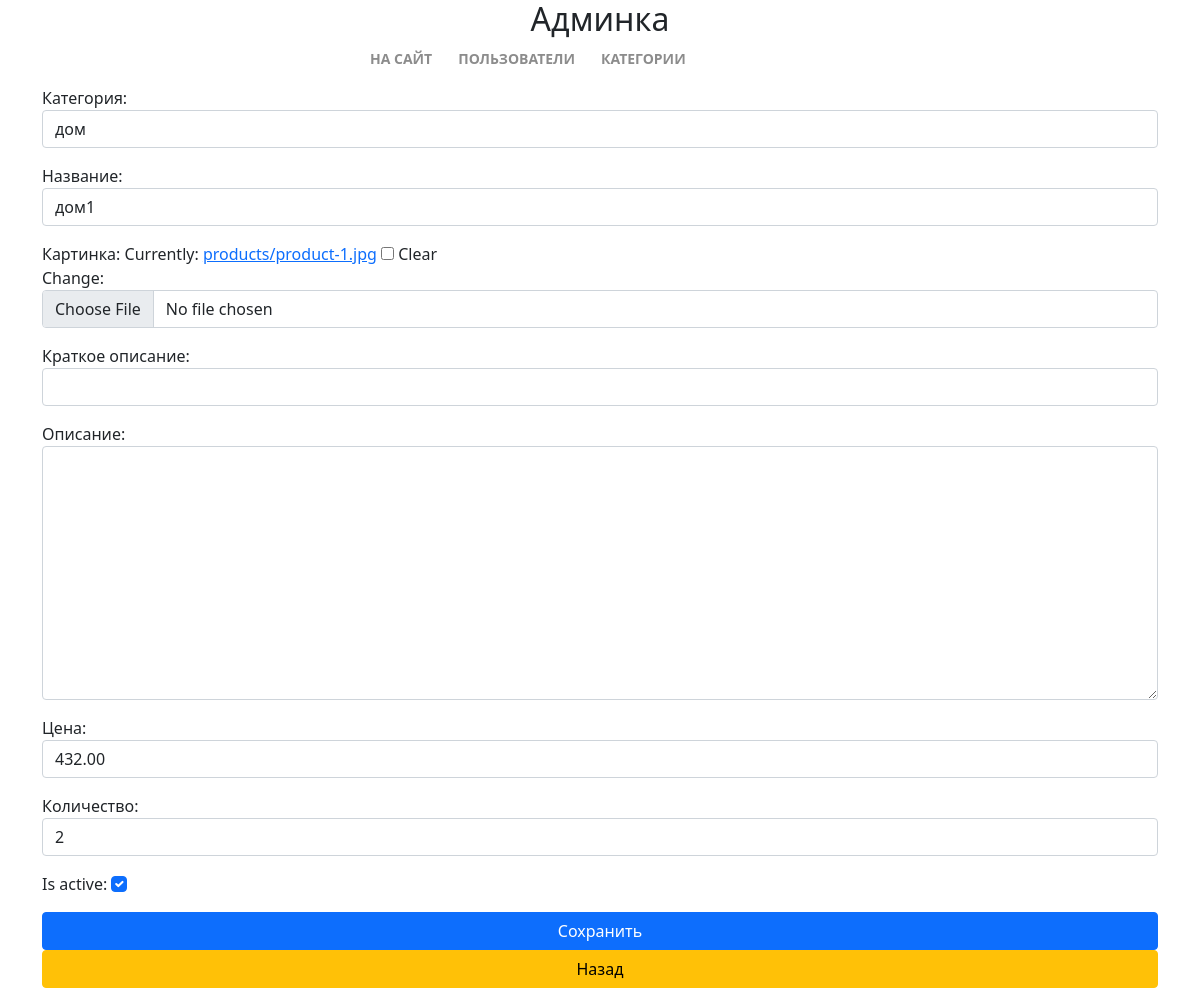
Page /control/products/update/1/ (signed in) on the earlier database version.
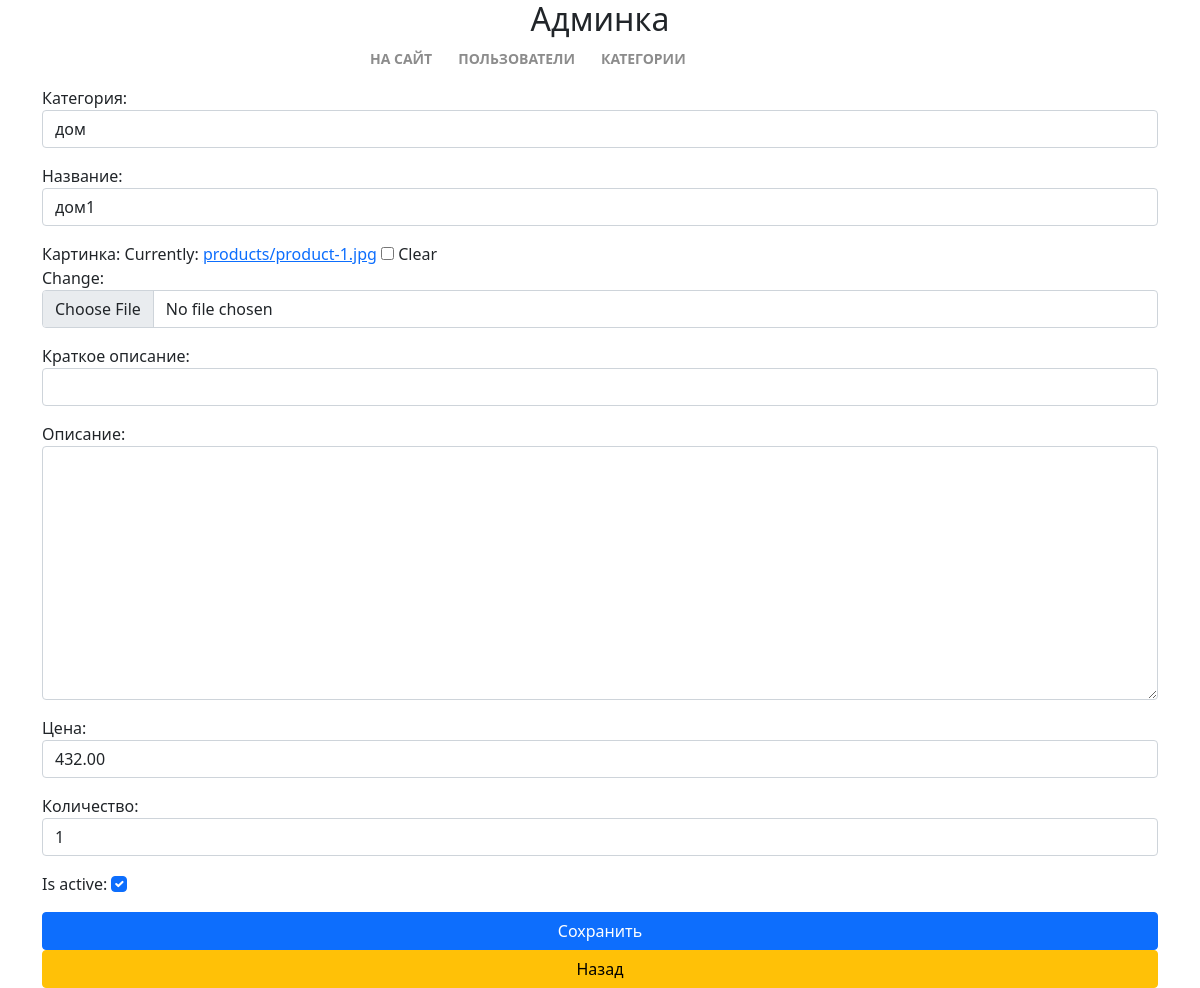
Same page on the later database version.
### mainapp/models.py (models this page shows, shortened)
class Product(models.Model):
    category = models.ForeignKey(ProductCategory, on_delete=models.CASCADE, verbose_name='категория')
    name = models.CharField(max_length=128, verbose_name='название')
    image = models.ImageField(upload_to='products', blank=True, verbose_name='картинка')
    short_desc = models.CharField(max_length=255, verbose_name='краткое описание')
    description = models.TextField(verbose_name='описание')
    price = models.DecimalField(decimal_places=2, max_digits=10, default=0, verbose_name='цена')
    quantity = models.PositiveSmallIntegerField(default=0, verbose_name='количество')
    is_active = models.BooleanField(default=True)
    class Meta:
        verbose_name = 'продукт'
        verbose_name_plural = 'продукты'

### adminapp/views.py (the view, shortened to what this page needs)
# urls.py: path('products/update/<int:pk>/', views.ProductUpdateView.as_view(), name='product_update'),
class ProductUpdateView(AccessMixin, UpdateView):
    model = Product
    template_name = 'adminapp/product_form.html'
    form_class = ProductEditForm

### adminapp/forms.py
class ProductEditForm(ProductCreateForm):
    class Meta(ProductCreateForm.Meta):
        exclude = ['', ]

### adminapp/views.py (called while the page is built)
    @method_decorator(user_passes_test(lambda u: u.is_superuser))
    def dispatch(self, request, *args, **kwargs):
        return super().dispatch(request, *args, **kwargs)

### mainapp/context_processors.py (called while the page is built)
def basket(request):
    basket_items = []
    if request.user.is_authenticated:
        basket_items = Basket.objects.filter(user=request.user)
    return {
        'basket': basket_items,
    }

### mainapp/models.py (called while the page is built)
    def __str__(self):
        return f'{self.name}'

### adminapp/templates/adminapp/product_form.html (shortened to what this page needs)
{% extends 'adminapp/base.html' %}
{% block content %}
    <form class="form-horizontal" method="post" enctype="multipart/form-data">
        {{ form.as_p }}
        <input type="submit" value="Сохранить" class="btn btn-primary col-lg-12">
    </form>
      <a href="{% url 'adminapp:category_list' %}" class="btn btn-warning col-lg-12">Назад</a>
{% endblock %}

Differences in the rows shown:
changed Product "дом": quantity "2" → "1"
